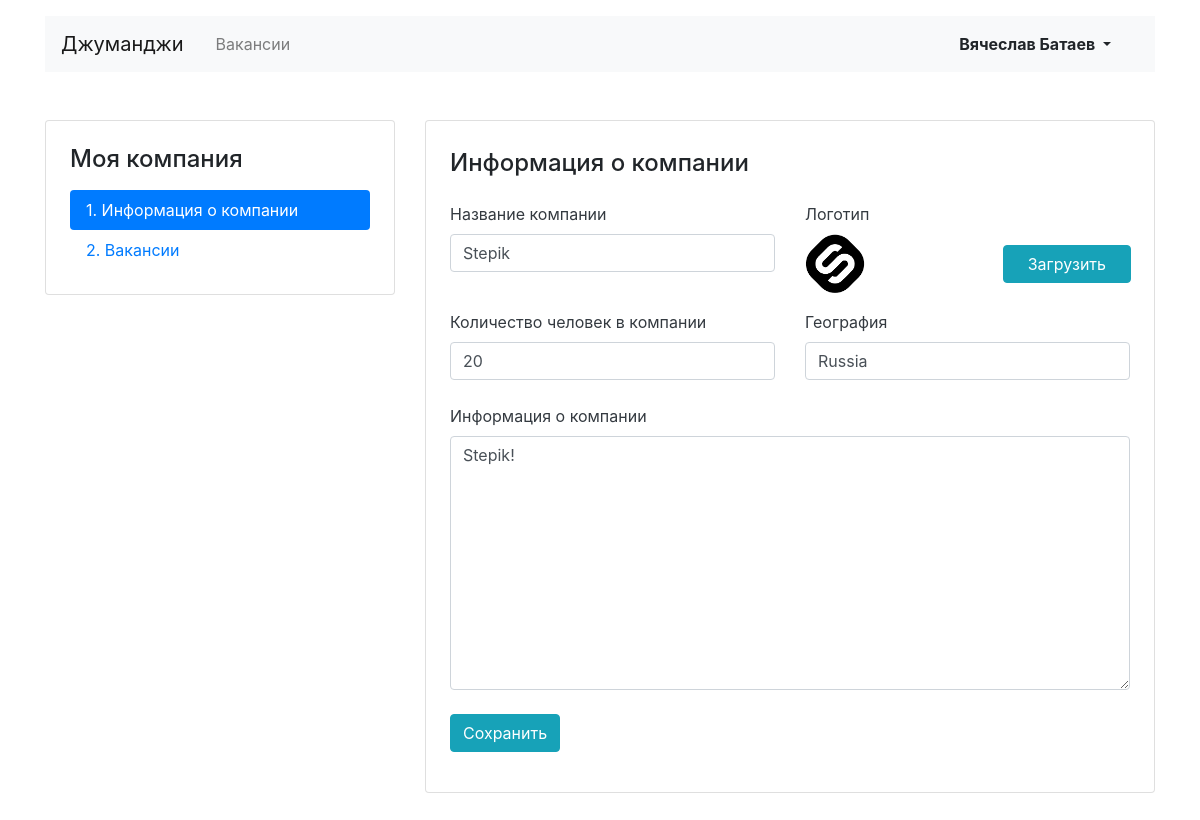
Screenshot of /mycompany/ (signed in) with the database file from the repository.
### vacancy/models.py (models this page shows)
class Company(Model):
    name = CharField(max_length=100)
    location = CharField(max_length=100)
    logo = ImageField(upload_to='company_images/')
    description = TextField()
    employee_count = IntegerField()
    owner = OneToOneField(User, on_delete=CASCADE, default=None, null=True)

### vacancy/views.py (the view, shortened to what this page needs)
# urls.py: path('mycompany/', my_company_view, name='my_company'),
def my_company_view(request: WSGIRequest) -> HttpResponse:
    try:
        instance = Company.objects.get(owner_id=request.user.id)
        if request.method == 'GET':
            form = CompanyForm(instance=instance)
            return render(request, 'vacancy/my_company/my_company.html', {'form': form, 'company': instance})
    except Company.DoesNotExist:
        return redirect('company_lets_start')

### vacancy/forms.py
class CompanyForm(ModelForm):
    name = CharField(max_length=20, label='Название компании', widget=TextInput(
        attrs={
            'class': 'form-control'
        }
    ))
    location = CharField(max_length=20, label='География', widget=TextInput(
        attrs={
            'class': 'form-control'
        }
    ))
    description = CharField(label='Информация о компании', widget=Textarea(
        attrs={
            'class': 'form-control'
        }
    ))
    employee_count = CharField(label='Количество человек в компании', widget=TextInput(
        attrs={
            'class': 'form-control'
        }
    ))
    logo = ImageField(label='Логотип', widget=FileInput(
        attrs={
            'class': 'custom-file-input',
        }
    ))
    class Meta:
        model = Company
        fields = ['name', 'location', 'description', 'employee_count', 'logo']

### vacancy/templates/vacancy/my_company/my_company.html
{% extends 'vacancy/my_company/create_company.html' %}

### vacancy/templates/vacancy/my_company/create_company.html (shortened to what this page needs)
{% extends 'vacancy/base.html' %}
{% block container %}
    <main class="container mt-3 pb-5">
        <div class="row mt-5">
            <div class="col-12 col-lg-4">
                <aside class="pt-3 pb-4 px-4 mb-5 card">
                    <h1 class="h4 pt-2 pb-2">Моя компания</h1>
                    <div class="nav flex-column nav-pills">
                        <a class="nav-link active" href="{% url 'my_company' %}">1. Информация о&nbsp;компании</a>
                        <a class="nav-link" href="{% url 'my_company_vacancies' %}">2. Вакансии</a>
                    </div>
                </aside>
            </div>
            <div class="col-12 col-lg-8">
                <div class="card">
                    <div class="card-body px-4 pb-4">
                        <section class="tab-pane fade show active">
                            <h2 class="h4 pt-2 pb-3">Информация о&nbsp;компании</h2>
                            <form action="" method="post" enctype="multipart/form-data">{% csrf_token %}
                                <div class="row">
                                    <div class="col-12 col-md-6">
                                        <div class="form-group pb-2">
                                            <label class="mb-2 text-dark"
                                                   for="companyName">{{ form.name.label }}</label>
                                            {{ form.name }}
                                        </div>
                                    </div>
                                    <div class="col-12 col-md-6">
                                        <div class="form-group">
                                            <label class="mb-2 text-dark"
                                                   for="companyLogo">{{ form.logo.label }}</label>
                                            <div class="row align-items-center">
                                                <div class="col-6">
                                                    <img src="{{ company.logo.url }}" alt=""
                                                         style="max-width: 80px;height: 60px;">
                                                </div>
                                                <div class="col-6" style="position: relative;">
                                                    <div class="input-group-prepend"
                                                         style="position: absolute; top: 0;right: 15px;">
                                                        <span class="btn btn-info px-4">Загрузить</span>
                                                    </div>
                                                    <div class="custom-file" style="">
                                                    </div>
                                                </div>
                                            </div>
                                        </div>
                                    </div>
                                </div>
                                <div class="row">
                                    <div class="col-12 col-md-6">
                                        <div class="form-group pb-2">
                                            <label class="mb-2 text-dark"
                                                   for="companyTeam">{{ form.employee_count.label }}</label>
                                            {{ form.employee_count }}
                                        </div>
                                    </div>
                                    <div class="col-12 col-md-6">
                                        <div class="form-group pb-2">
                                            <label class="mb-2 text-dark"
                                                   for="companyLocation">{{ form.location.label }}</label>
                                            {{ form.location }}
                                        </div>
                                    </div>
                                </div>
                                <div class="form-group pb-2">
                                    <label class="mb-2 text-dark" for="companyInfo">{{ form.description.label }}</label>
                                    {{ form.description }}
                                </div>
                                <div class="form-group">
                                    <input type="submit" class="btn btn-info" value="Сохранить">
                                </div>
                            </form>
                        </section>
                    </div>
                </div>
            </div>
        </div>
    </main>
{% endblock %}

### vacancy/templates/vacancy/base.html (shortened to what this page needs)
<!DOCTYPE html>
<html lang="ru">
<head>
    <link rel="stylesheet" href="https://stackpath.bootstrapcdn.com/bootstrap/4.3.1/css/bootstrap.min.css"
>
</head>
<body>
<header class="container mt-3">
    <nav class="navbar navbar-expand-lg navbar-light bg-light">
        <a class="navbar-brand mr-4" href="{% url 'main' %}">Джуманджи</a>
        <div class="collapse navbar-collapse justify-content-between" id="navbarNav">
            <ul class="navbar-nav col-10">
                <li class="nav-item">
                    <a class="nav-link" href="{% url 'vacancies' %}">Вакансии</a>
                </li>
            </ul>
            {% if user.is_authenticated %}
                <ul class="navbar-nav col-2 justify-content-end">
                    <li class="nav-item active">
                        <div class="btn-group">
                            <button type="button" class="btn dropdown-toggle font-weight-bold" data-toggle="dropdown"
                                    aria-haspopup="true" aria-expanded="false">
                                {{ user.first_name }} {{ user.last_name }}
                            </button>
                        </div>
                    </li>
                </ul>
            {% else %}
                <ul class="navbar-nav col-2 justify-content-end">
                    <li class="nav-item active">
                        <a href="{% url 'login' %}" class="nav-link font-weight-bold">Вход</a>
                    </li>
                </ul>
            {% endif %}
        </div>
    </nav>
</header>
{% block container %} {% endblock %}
</body>
</html>

### rows the page displays
Company: name "Stepik", logo (picture), employee_count "20", location "Russia", description "Stepik!"

### other values shown
{{ user.first_name }} "Вячеслав"
{{ user.last_name }} "Батаев"
